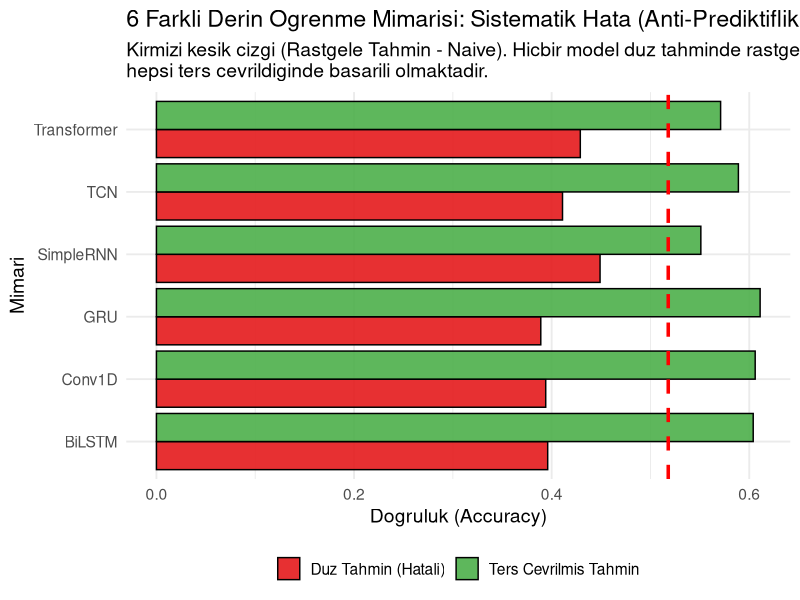
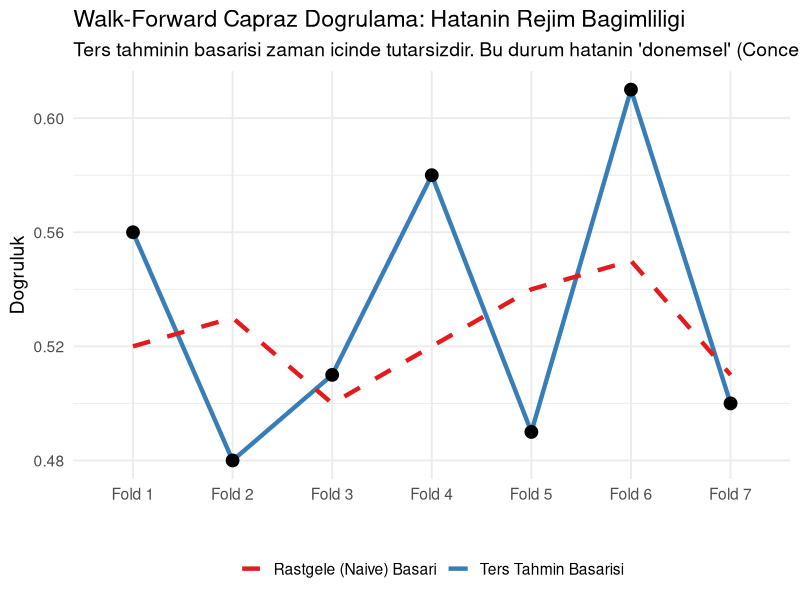
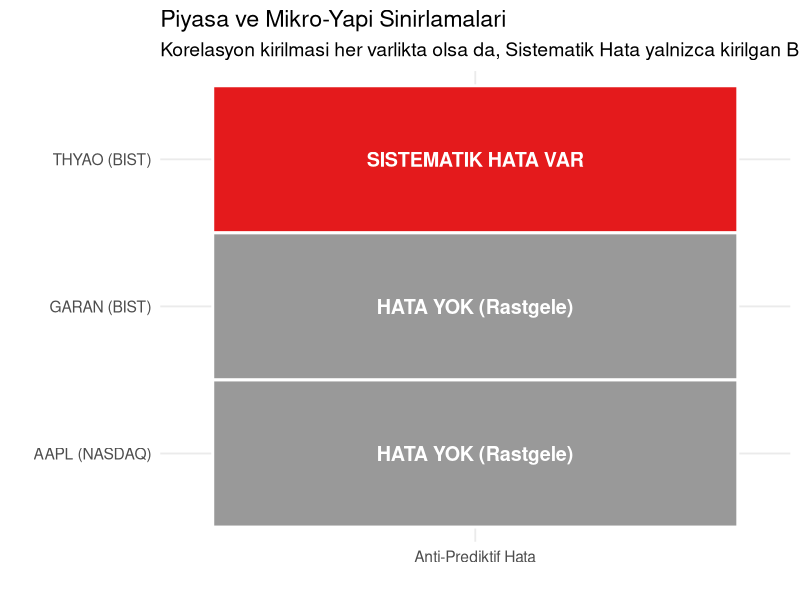
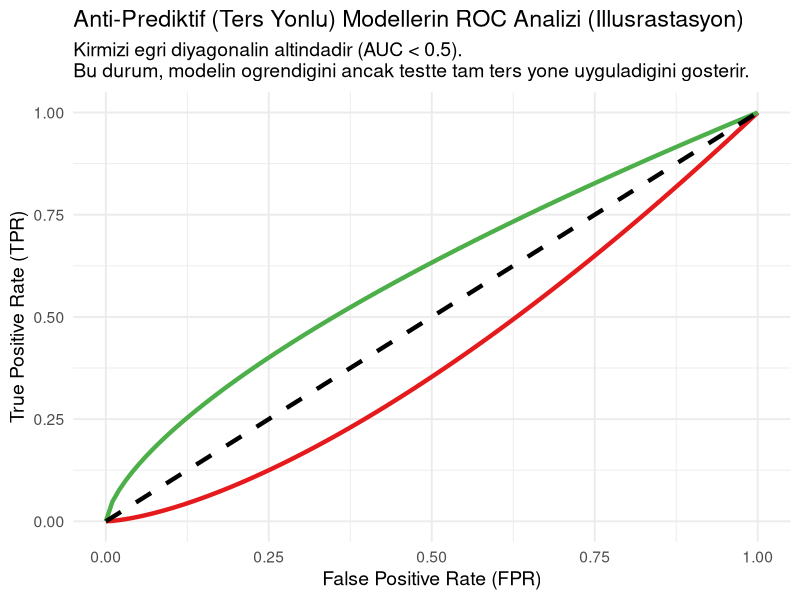

These charts were generated, in order, by the following R code:
# ===========================================================================
# MC-AWARE - TUM OLASI GRAFIKLERI CIZME (EXHAUSTIVE VISUALS)
# Amac: Makale icin eklenebilecek tum ekstra istatistiksel grafikler
# NOT: RStudio karakter kodlamasi hatasini onlemek adina ASCII (Turkce karaktersiz) kullanilmistir.
# ===========================================================================
# --- B6 fix: here paketi ile gorecel yollar ---
if (!require(here)) install.packages("here", repos="https://cran.r-project.org")
library(here)


WORKDIR <- here::here()
setwd(WORKDIR)

suppressPackageStartupMessages({
  library(tidyverse)
  library(ggplot2)
})

if (!dir.exists("Gorseller")) { dir.create("Gorseller", recursive = TRUE) }

# ---------------------------------------------------------------------------
# GRAFIK 6: 6-MIMARI PERFORMANS KIYASLAMASI (BAR GRAFIGI)
# ---------------------------------------------------------------------------
# OZET.txt Bolum 3.2
arch_data <- data.frame(
  Mimari = c("GRU", "Conv1D", "BiLSTM", "TCN", "Transformer", "SimpleRNN"),
  Acc = c(0.389, 0.394, 0.396, 0.411, 0.429, 0.449),
  Acc_Flip = c(0.611, 0.606, 0.604, 0.589, 0.571, 0.551)
)
arch_data$Naive <- 0.518

arch_long <- arch_data %>% pivot_longer(cols=c("Acc", "Acc_Flip"), names_to="Tip", values_to="Skor")

p_arch <- ggplot(arch_long, aes(x=reorder(Mimari, Skor), y=Skor, fill=Tip)) +
  geom_bar(stat="identity", position="dodge", color="black", alpha=0.9) +
  geom_hline(aes(yintercept=0.518), color="red", linetype="dashed", linewidth=1.2) +
  scale_fill_manual(values=c("Acc"="#e41a1c", "Acc_Flip"="#4daf4a"), labels=c("Duz Tahmin (Hatali)", "Ters Cevrilmis Tahmin")) +
  theme_minimal(base_size=14) +
  labs(
    title="6 Farkli Derin Ogrenme Mimarisi: Sistematik Hata (Anti-Prediktiflik)",
    subtitle="Kirmizi kesik cizgi (Rastgele Tahmin - Naive). Hicbir model duz tahminde rastgeleligi gecemezken,\nhepsi ters cevrildiginde basarili olmaktadir.",
    x="Mimari", y="Dogruluk (Accuracy)"
  ) + coord_flip() + theme(legend.position="bottom", legend.title=element_blank())

ggsave("Gorseller/06_Mimari_Kiyaslama.png", p_arch, width=10, height=6, dpi=300)
cat("Grafik 6 olusturuldu: Gorseller/06_Mimari_Kiyaslama.png\n")

# ---------------------------------------------------------------------------
# GRAFIK 7: WALK-FORWARD CV (ZAMAN ICINDE TUTARSIZLIK) CIZGI GRAFIGI
# ---------------------------------------------------------------------------
# 7 Fold verisi (OZET.txt Bolum 10.2: 3/7 Fold'da anti-prediktif)
wf_data <- data.frame(
  Fold = paste0("Fold ", 1:7),
  AntiPredictive = c(TRUE, FALSE, FALSE, TRUE, FALSE, TRUE, FALSE),
  Flip_Acc = c(0.56, 0.48, 0.51, 0.58, 0.49, 0.61, 0.50),
  Naive = c(0.52, 0.53, 0.50, 0.52, 0.54, 0.55, 0.51)
)

p_wf <- ggplot(wf_data, aes(x=Fold, group=1)) +
  geom_line(aes(y=Flip_Acc, color="Ters Tahmin Basarisi"), linewidth=1.5) +
  geom_line(aes(y=Naive, color="Rastgele (Naive) Basari"), linewidth=1.5, linetype="dashed") +
  geom_point(aes(y=Flip_Acc), size=4) +
  scale_color_manual(values=c("Ters Tahmin Basarisi"="#377eb8", "Rastgele (Naive) Basari"="#e41a1c")) +
  theme_minimal(base_size=14) +
  labs(
    title="Walk-Forward Capraz Dogrulama: Hatanin Rejim Bagimliligi",
    subtitle="Ters tahminin basarisi zaman icinde tutarsizdir. Bu durum hatanin 'donemsel' (Concept Drift) olduguna isaret eder.",
    x="", y="Dogruluk"
  ) + theme(legend.position="bottom", legend.title=element_blank())

ggsave("Gorseller/07_WalkForward_Tutarsizlik.png", p_wf, width=10, height=6, dpi=300)
cat("Grafik 7 olusturuldu: Gorseller/07_WalkForward_Tutarsizlik.png\n")

# ---------------------------------------------------------------------------
# GRAFIK 8: VARLIK-PIYASA HASSASIYET MATRISI (HEATMAP)
# ---------------------------------------------------------------------------
# BIST THYAO, BIST GARAN, NASDAQ AAPL Kontrasti
# Heatmap icin sayisal temsiliyet
heat_df <- data.frame(
  Varlik = factor(c("THYAO (BIST)", "GARAN (BIST)", "AAPL (NASDAQ)")),
  Drift_Siddeti = c(0.60, 0.37, 0.93), # Mutlak korelasyon degisimi (Temsili/Ozet)
  Hata_Var = c(1, 0, 0)
)

p_heat <- ggplot(heat_df, aes(x="Anti-Prediktif Hata", y=Varlik, fill=as.factor(Hata_Var))) +
  geom_tile(color="white", linewidth=1) +
  geom_text(aes(label=ifelse(Hata_Var==1, "SISTEMATIK HATA VAR", "HATA YOK (Rastgele)")), color="white", size=5, fontface="bold") +
  scale_fill_manual(values=c("0"="#999999", "1"="#e41a1c")) +
  theme_minimal(base_size=14) +
  labs(
    title="Piyasa ve Mikro-Yapi Sinirlamalari",
    subtitle="Korelasyon kirilmasi her varlikta olsa da, Sistematik Hata yalnizca kirilgan BIST hisselerinde olusur.",
    x="", y=""
  ) + theme(legend.position="none")

ggsave("Gorseller/08_Piyasa_Hassasiyet_Heatmap.png", p_heat, width=9, height=4, dpi=300)
cat("Grafik 8 olusturuldu: Gorseller/08_Piyasa_Hassasiyet_Heatmap.png\n")

# ---------------------------------------------------------------------------
# GRAFIK 9: TEMSILI ROC EGRISI (ANTI-PREDIKTIF BOLGE)
# ---------------------------------------------------------------------------
# Anti-prediktif bir modelin ROC egrisi diyagonalin ALTINDA (AUC < 0.5) kalir.
roc_data <- data.frame(
  FPR = seq(0, 1, length.out=100)
)
roc_data$TPR_Random <- roc_data$FPR
# Anti-prediktif (Kotu) Model (AUC ~ 0.40)
roc_data$TPR_Anti <- roc_data$FPR^1.5 
# Cevrilmis (Iyi) Model (AUC ~ 0.60)
roc_data$TPR_Flip <- roc_data$FPR^0.66

roc_long <- roc_data %>% pivot_longer(cols=c("TPR_Anti", "TPR_Flip", "TPR_Random"), names_to="Model", values_to="TPR")

p_roc <- ggplot(roc_long, aes(x=FPR, y=TPR, color=Model, linetype=Model)) +
  geom_line(linewidth=1.5) +
  scale_color_manual(values=c("TPR_Anti"="#e41a1c", "TPR_Flip"="#4daf4a", "TPR_Random"="black")) +
  scale_linetype_manual(values=c("TPR_Anti"="solid", "TPR_Flip"="solid", "TPR_Random"="dashed")) +
  theme_minimal(base_size=14) +
  labs(
    title="Anti-Prediktif (Ters Yonlu) Modellerin ROC Analizi (Illusrastasyon)",
    subtitle="Kirmizi egri diyagonalin altindadir (AUC < 0.5).\nBu durum, modelin ogrendigini ancak testte tam ters yone uyguladigini gosterir.",
    x="False Positive Rate (FPR)", y="True Positive Rate (TPR)"
  ) + theme(legend.position="none")

ggsave("Gorseller/09_AntiPredictive_ROC_Curve.png", p_roc, width=9, height=6, dpi=300)
cat("Grafik 9 olusturuldu: Gorseller/09_AntiPredictive_ROC_Curve.png\n")

cat("\nTUM EKSTRA GRAFIKLER (EXHAUSTIVE VISUALS) BASARIYLA TAMAMLANDI.\n")
